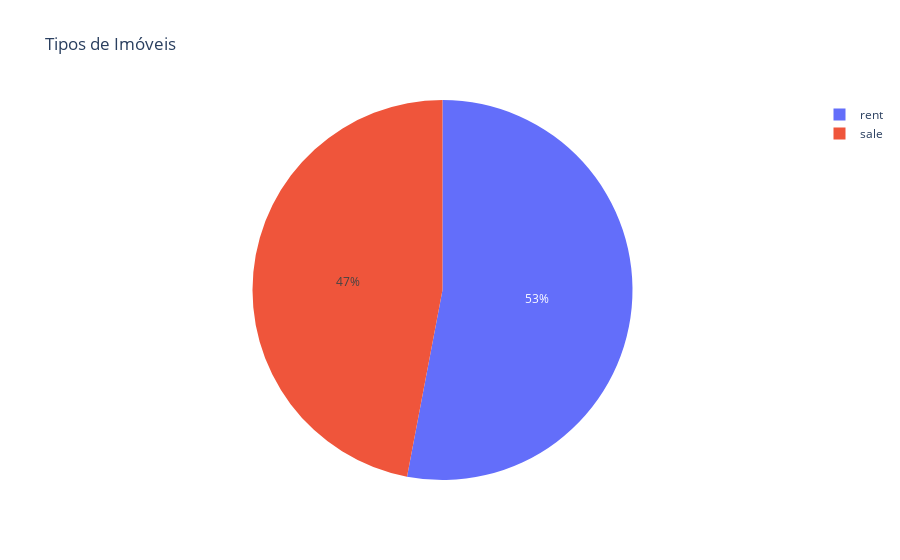

Source (notebook cell):
### Code cell
# Create a pie plot to show the distribution of properties by type
fig = px.pie(df, 
             names='negotiation_type', 
             title='Tipos de Imóveis',
             labels={'property_type':'Tipo de Imóvel', 
             'negotiation_type':'Tipo de Negociação'})
fig.show()

### Figure 1 — Plotly figure (JSON) as saved in the notebook; plotly's stock layout.template omitted (floating-point values rounded to 4 significant figures; data arrays with more than 128 entries replaced by an {"elided": "..."} marker saying what was removed)
{"data": [{"domain": {"x": [0, 1], "y": [0, 1]}, "hovertemplate": "Tipo de Negociação=%{label}<extra></extra>", "labels": {"elided": "13640 str values"}, "legendgroup": "", "name": "", "showlegend": true, "type": "pie"}], "layout": {"legend": {"tracegroupgap": 0}, "title": {"text": "Tipos de Imóveis"}}}
